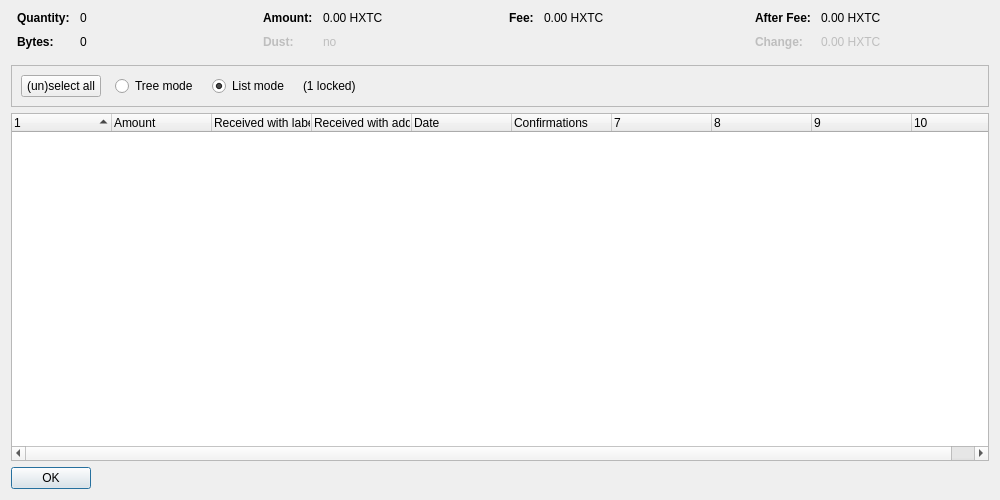
<?xml version="1.0" encoding="UTF-8"?>
<ui version="4.0">
 <class>CoinControlDialog</class>
 <widget class="QDialog" name="CoinControlDialog">
  <property name="geometry">
   <rect>
    <x>0</x>
    <y>0</y>
    <width>1000</width>
    <height>500</height>
   </rect>
  </property>
  <property name="windowTitle">
   <string>Coin Selection</string>
  </property>
  <layout class="QVBoxLayout" name="verticalLayout">
   <item>
    <layout class="QHBoxLayout" name="horizontalLayoutTop" stretch="0,0,0,0">
     <property name="topMargin">
      <number>0</number>
     </property>
     <property name="bottomMargin">
      <number>10</number>
     </property>
     <item>
      <layout class="QFormLayout" name="formLayoutCoinControl1">
       <property name="horizontalSpacing">
        <number>10</number>
       </property>
       <property name="verticalSpacing">
        <number>10</number>
       </property>
       <property name="leftMargin">
        <number>6</number>
       </property>
       <property name="rightMargin">
        <number>6</number>
       </property>
       <item row="0" column="0">
        <widget class="QLabel" name="labelCoinControlQuantityText">
         <property name="font">
          <font>
           <weight>75</weight>
           <bold>true</bold>
          </font>
         </property>
         <property name="text">
          <string>Quantity:</string>
         </property>
        </widget>
       </item>
       <item row="0" column="1">
        <widget class="QLabel" name="labelCoinControlQuantity">
         <property name="cursor">
          <cursorShape>IBeamCursor</cursorShape>
         </property>
         <property name="contextMenuPolicy">
          <enum>Qt::ActionsContextMenu</enum>
         </property>
         <property name="text">
          <string notr="true">0</string>
         </property>
         <property name="textInteractionFlags">
          <set>Qt::LinksAccessibleByMouse|Qt::TextSelectableByKeyboard|Qt::TextSelectableByMouse</set>
         </property>
        </widget>
       </item>
       <item row="1" column="0">
        <widget class="QLabel" name="labelCoinControlBytesText">
         <property name="font">
          <font>
           <weight>75</weight>
           <bold>true</bold>
          </font>
         </property>
         <property name="text">
          <string>Bytes:</string>
         </property>
        </widget>
       </item>
       <item row="1" column="1">
        <widget class="QLabel" name="labelCoinControlBytes">
         <property name="cursor">
          <cursorShape>IBeamCursor</cursorShape>
         </property>
         <property name="contextMenuPolicy">
          <enum>Qt::ActionsContextMenu</enum>
         </property>
         <property name="text">
          <string notr="true">0</string>
         </property>
         <property name="textInteractionFlags">
          <set>Qt::LinksAccessibleByMouse|Qt::TextSelectableByKeyboard|Qt::TextSelectableByMouse</set>
         </property>
        </widget>
       </item>
      </layout>
     </item>
     <item>
      <layout class="QFormLayout" name="formLayoutCoinControl2">
       <property name="horizontalSpacing">
        <number>10</number>
       </property>
       <property name="verticalSpacing">
        <number>10</number>
       </property>
       <property name="leftMargin">
        <number>6</number>
       </property>
       <property name="rightMargin">
        <number>6</number>
       </property>
       <item row="0" column="0">
        <widget class="QLabel" name="labelCoinControlAmountText">
         <property name="font">
          <font>
           <weight>75</weight>
           <bold>true</bold>
          </font>
         </property>
         <property name="text">
          <string>Amount:</string>
         </property>
        </widget>
       </item>
       <item row="0" column="1">
        <widget class="QLabel" name="labelCoinControlAmount">
         <property name="cursor">
          <cursorShape>IBeamCursor</cursorShape>
         </property>
         <property name="contextMenuPolicy">
          <enum>Qt::ActionsContextMenu</enum>
         </property>
         <property name="text">
          <string notr="true">0.00 HXTC</string>
         </property>
         <property name="textInteractionFlags">
          <set>Qt::LinksAccessibleByMouse|Qt::TextSelectableByKeyboard|Qt::TextSelectableByMouse</set>
         </property>
        </widget>
       </item>
       <item row="1" column="0">
        <widget class="QLabel" name="labelCoinControlLowOutputText">
         <property name="enabled">
          <bool>false</bool>
         </property>
         <property name="font">
          <font>
           <weight>75</weight>
           <bold>true</bold>
          </font>
         </property>
         <property name="text">
          <string>Dust:</string>
         </property>
        </widget>
       </item>
       <item row="1" column="1">
        <widget class="QLabel" name="labelCoinControlLowOutput">
         <property name="enabled">
          <bool>false</bool>
         </property>
         <property name="cursor">
          <cursorShape>IBeamCursor</cursorShape>
         </property>
         <property name="contextMenuPolicy">
          <enum>Qt::ActionsContextMenu</enum>
         </property>
         <property name="text">
          <string notr="true">no</string>
         </property>
         <property name="textInteractionFlags">
          <set>Qt::LinksAccessibleByMouse|Qt::TextSelectableByKeyboard|Qt::TextSelectableByMouse</set>
         </property>
        </widget>
       </item>
      </layout>
     </item>
     <item>
      <layout class="QFormLayout" name="formLayoutCoinControl3">
       <property name="horizontalSpacing">
        <number>10</number>
       </property>
       <property name="verticalSpacing">
        <number>10</number>
       </property>
       <property name="leftMargin">
        <number>6</number>
       </property>
       <property name="rightMargin">
        <number>6</number>
       </property>
       <item row="0" column="0">
        <widget class="QLabel" name="labelCoinControlFeeText">
         <property name="font">
          <font>
           <weight>75</weight>
           <bold>true</bold>
          </font>
         </property>
         <property name="text">
          <string>Fee:</string>
         </property>
        </widget>
       </item>
       <item row="0" column="1">
        <widget class="QLabel" name="labelCoinControlFee">
         <property name="cursor">
          <cursorShape>IBeamCursor</cursorShape>
         </property>
         <property name="contextMenuPolicy">
          <enum>Qt::ActionsContextMenu</enum>
         </property>
         <property name="text">
          <string notr="true">0.00 HXTC</string>
         </property>
         <property name="textInteractionFlags">
          <set>Qt::LinksAccessibleByMouse|Qt::TextSelectableByKeyboard|Qt::TextSelectableByMouse</set>
         </property>
        </widget>
       </item>
      </layout>
     </item>
     <item>
      <layout class="QFormLayout" name="formLayoutCoinControl4">
       <property name="horizontalSpacing">
        <number>10</number>
       </property>
       <property name="verticalSpacing">
        <number>10</number>
       </property>
       <property name="leftMargin">
        <number>6</number>
       </property>
       <property name="rightMargin">
        <number>6</number>
       </property>
       <item row="0" column="0">
        <widget class="QLabel" name="labelCoinControlAfterFeeText">
         <property name="font">
          <font>
           <weight>75</weight>
           <bold>true</bold>
          </font>
         </property>
         <property name="text">
          <string>After Fee:</string>
         </property>
        </widget>
       </item>
       <item row="0" column="1">
        <widget class="QLabel" name="labelCoinControlAfterFee">
         <property name="cursor">
          <cursorShape>IBeamCursor</cursorShape>
         </property>
         <property name="contextMenuPolicy">
          <enum>Qt::ActionsContextMenu</enum>
         </property>
         <property name="text">
          <string notr="true">0.00 HXTC</string>
         </property>
         <property name="textInteractionFlags">
          <set>Qt::LinksAccessibleByMouse|Qt::TextSelectableByKeyboard|Qt::TextSelectableByMouse</set>
         </property>
        </widget>
       </item>
       <item row="1" column="0">
        <widget class="QLabel" name="labelCoinControlChangeText">
         <property name="enabled">
          <bool>false</bool>
         </property>
         <property name="font">
          <font>
           <weight>75</weight>
           <bold>true</bold>
          </font>
         </property>
         <property name="text">
          <string>Change:</string>
         </property>
        </widget>
       </item>
       <item row="1" column="1">
        <widget class="QLabel" name="labelCoinControlChange">
         <property name="enabled">
          <bool>false</bool>
         </property>
         <property name="cursor">
          <cursorShape>IBeamCursor</cursorShape>
         </property>
         <property name="contextMenuPolicy">
          <enum>Qt::ActionsContextMenu</enum>
         </property>
         <property name="text">
          <string notr="true">0.00 HXTC</string>
         </property>
         <property name="textInteractionFlags">
          <set>Qt::LinksAccessibleByMouse|Qt::TextSelectableByKeyboard|Qt::TextSelectableByMouse</set>
         </property>
        </widget>
       </item>
      </layout>
     </item>
    </layout>
   </item>
   <item>
    <widget class="QFrame" name="frame">
     <property name="minimumSize">
      <size>
       <width>0</width>
       <height>40</height>
      </size>
     </property>
     <property name="frameShape">
      <enum>QFrame::StyledPanel</enum>
     </property>
     <property name="frameShadow">
      <enum>QFrame::Sunken</enum>
     </property>
     <layout class="QHBoxLayout" name="horizontalLayout">
      <item>
       <layout class="QHBoxLayout" name="horizontalLayoutPanel" stretch="0,0,0,0,0">
        <property name="spacing">
         <number>14</number>
        </property>
        <item>
         <widget class="QPushButton" name="pushButtonSelectAll">
          <property name="sizePolicy">
           <sizepolicy hsizetype="Maximum" vsizetype="Fixed">
            <horstretch>0</horstretch>
            <verstretch>0</verstretch>
           </sizepolicy>
          </property>
          <property name="text">
           <string>(un)select all</string>
          </property>
          <property name="autoDefault">
           <bool>false</bool>
          </property>
         </widget>
        </item>
        <item>
         <widget class="QRadioButton" name="radioTreeMode">
          <property name="sizePolicy">
           <sizepolicy hsizetype="Maximum" vsizetype="Fixed">
            <horstretch>0</horstretch>
            <verstretch>0</verstretch>
           </sizepolicy>
          </property>
          <property name="text">
           <string>Tree mode</string>
          </property>
         </widget>
        </item>
        <item>
         <widget class="QRadioButton" name="radioListMode">
          <property name="sizePolicy">
           <sizepolicy hsizetype="Maximum" vsizetype="Fixed">
            <horstretch>0</horstretch>
            <verstretch>0</verstretch>
           </sizepolicy>
          </property>
          <property name="text">
           <string>List mode</string>
          </property>
          <property name="checked">
           <bool>true</bool>
          </property>
         </widget>
        </item>
        <item>
         <widget class="QLabel" name="labelLocked">
          <property name="text">
           <string notr="true">(1 locked)</string>
          </property>
         </widget>
        </item>
        <item>
         <spacer name="horizontalSpacer">
          <property name="orientation">
           <enum>Qt::Horizontal</enum>
          </property>
          <property name="sizeHint" stdset="0">
           <size>
            <width>40</width>
            <height>20</height>
           </size>
          </property>
         </spacer>
        </item>
       </layout>
      </item>
     </layout>
    </widget>
   </item>
   <item>
    <widget class="CoinControlTreeWidget" name="treeWidget">
     <property name="contextMenuPolicy">
      <enum>Qt::CustomContextMenu</enum>
     </property>
     <property name="sortingEnabled">
      <bool>false</bool>
     </property>
     <property name="columnCount">
      <number>10</number>
     </property>
     <attribute name="headerShowSortIndicator" stdset="0">
      <bool>true</bool>
     </attribute>
     <attribute name="headerStretchLastSection">
      <bool>false</bool>
     </attribute>
     <column>
      <property name="text">
       <string/>
      </property>
     </column>
     <column>
      <property name="text">
       <string>Amount</string>
      </property>
     </column>
     <column>
      <property name="text">
       <string>Received with label</string>
      </property>
     </column>
     <column>
      <property name="text">
       <string>Received with address</string>
      </property>
     </column>
     <column>
      <property name="text">
       <string>Date</string>
      </property>
     </column>
     <column>
      <property name="text">
       <string>Confirmations</string>
      </property>
      <property name="toolTip">
       <string>Confirmed</string>
      </property>
     </column>
     <column>
      <property name="text">
       <string/>
      </property>
     </column>
     <column>
      <property name="text">
       <string/>
      </property>
     </column>
     <column>
      <property name="text">
       <string/>
      </property>
     </column>
     <column>
      <property name="text">
       <string/>
      </property>
     </column>
    </widget>
   </item>
   <item>
    <widget class="QDialogButtonBox" name="buttonBox">
     <property name="sizePolicy">
      <sizepolicy hsizetype="Maximum" vsizetype="Fixed">
       <horstretch>0</horstretch>
       <verstretch>0</verstretch>
      </sizepolicy>
     </property>
     <property name="orientation">
      <enum>Qt::Horizontal</enum>
     </property>
     <property name="standardButtons">
      <set>QDialogButtonBox::Ok</set>
     </property>
    </widget>
   </item>
  </layout>
 </widget>
 <customwidgets>
  <customwidget>
   <class>CoinControlTreeWidget</class>
   <extends>QTreeWidget</extends>
   <header>qt/coincontroltreewidget.h</header>
  </customwidget>
 </customwidgets>
 <resources/>
 <connections/>
</ui>
